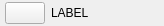
<?xml version="1.0" encoding="UTF-8"?>
<ui version="4.0">
 <class>GitlColorPicker</class>
 <widget class="QWidget" name="GitlColorPicker">
  <property name="geometry">
   <rect>
    <x>0</x>
    <y>0</y>
    <width>164</width>
    <height>26</height>
   </rect>
  </property>
  <property name="windowTitle">
   <string>Form</string>
  </property>
  <layout class="QHBoxLayout" name="horizontalLayout">
   <property name="leftMargin">
    <number>5</number>
   </property>
   <property name="topMargin">
    <number>0</number>
   </property>
   <property name="rightMargin">
    <number>5</number>
   </property>
   <property name="bottomMargin">
    <number>0</number>
   </property>
   <item>
    <widget class="QPushButton" name="selectColorBtn">
     <property name="enabled">
      <bool>true</bool>
     </property>
     <property name="text">
      <string/>
     </property>
    </widget>
   </item>
   <item>
    <widget class="QLabel" name="label">
     <property name="text">
      <string>LABEL</string>
     </property>
    </widget>
   </item>
   <item>
    <spacer name="horizontalSpacer">
     <property name="orientation">
      <enum>Qt::Horizontal</enum>
     </property>
     <property name="sizeHint" stdset="0">
      <size>
       <width>40</width>
       <height>20</height>
      </size>
     </property>
    </spacer>
   </item>
  </layout>
 </widget>
 <resources/>
 <connections/>
</ui>
